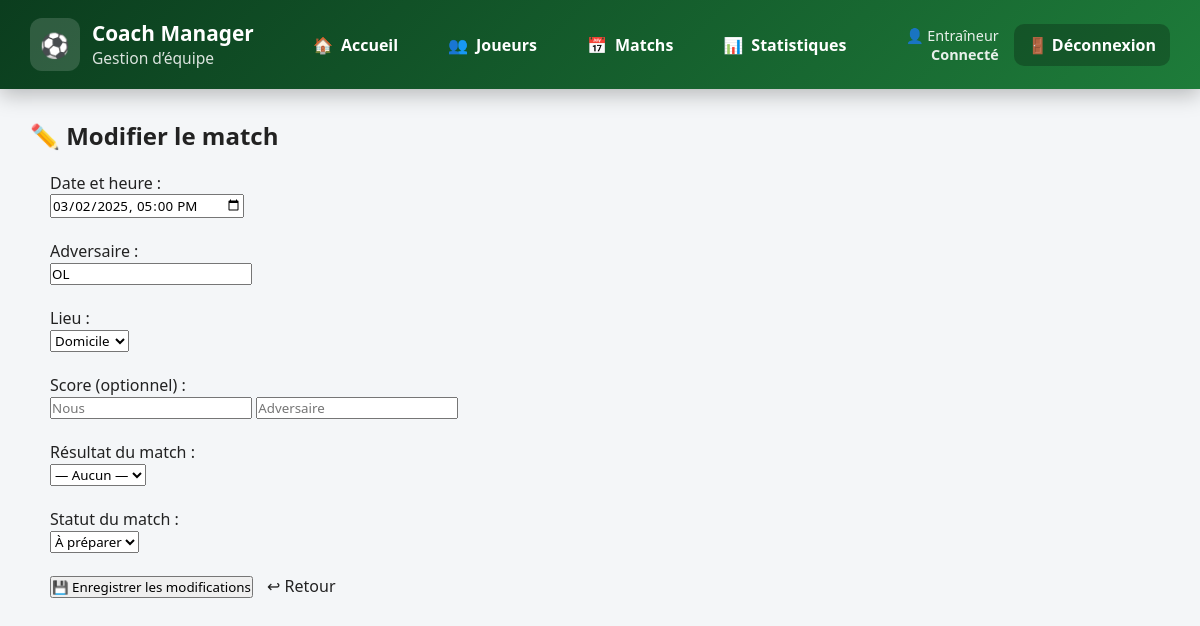
The app's page /matchs/modifier_match.php?id_match=6 (signed in) with its own data.
### tables this page shows
CREATE TABLE matchs (
    id_match INT AUTO_INCREMENT PRIMARY KEY,
    date_heure DATETIME NOT NULL,
    adversaire VARCHAR(100) NOT NULL,
    lieu ENUM('DOMICILE','EXTERIEUR') NOT NULL,
    score_equipe INT,
    score_adverse INT,
    resultat ENUM('VICTOIRE','DEFAITE','NUL'),
    etat ENUM('A_PREPARER','PREPARE','JOUE') DEFAULT 'A_PREPARER'
);

### bdd/db_match.php (called while the page is built, shortened)
<?php
function getMatchById(PDO $db, int $id) {
    $stmt = $db->prepare("SELECT * FROM matchs WHERE id_match = ?");
    $stmt->execute([$id]);
    return $stmt->fetch();
}
?>

### matchs/modifier_match.php (the view, shortened to what this page needs)
<?php
require_once "../bdd/db_match.php";
$id_match = intval($_GET["id_match"]);
$match = getMatchById($gestion_sportive, $id_match);
include "../includes/header.php";
?>
<h2>✏️ Modifier le match</h2>
<form method="POST" action="save_modifier_match.php" class="card" style="padding:20px;">
    <label>Date et heure :</label><br>
    <input type="datetime-local" name="date_heure"
           value="<?= date('Y-m-d\TH:i', strtotime($match["date_heure"])) ?>"
           required>
    <br><br>
    <label>Adversaire :</label><br>
    <input type="text" name="adversaire" value="<?= htmlspecialchars($match["adversaire"]) ?>" required>
    <br><br>
    <label>Lieu :</label><br>
    <select name="lieu" required>
        <option value="DOMICILE" <?= $match["lieu"] === "DOMICILE" ? "selected" : "" ?>>Domicile</option>
    </select>
    <br><br>
    <label>Score (optionnel) :</label><br>
    <input type="number" name="score_equipe" placeholder="Nous"
           value="<?= htmlspecialchars($match["score_equipe"]) ?>">
    <input type="number" name="score_adverse" placeholder="Adversaire"
           value="<?= htmlspecialchars($match["score_adverse"]) ?>">
    <br><br>
    <label>Résultat du match :</label><br>
    <select name="resultat">
        <option value="">— Aucun —</option>
    </select>
    <br><br>
    <label>Statut du match :</label><br>
    <select name="etat" required>
        <option value="A_PREPARER" <?= $match["etat"] === "A_PREPARER" ? "selected" : "" ?>>À préparer</option>
    </select>
    <br><br>
    <button type="submit" class="btn-primary">💾 Enregistrer les modifications</button>
    <a href="liste_matchs.php" class="btn-secondary" style="margin-left:10px;">↩ Retour</a>
</form>
<?php include "../includes/footer.php"; ?>

### includes/header.php (style rules this page uses)
* { box-sizing: border-box; margin: 0; padding: 0; font-family: "Segoe UI", Roboto, Arial, sans-serif; }
body { background-color: #f4f6f8; color: #222; }
a { text-decoration: none; color: inherit; }

### records on screen
matchs: date_heure "03/02/2025 17:00", adversaire "OL", lieu "Domicile", etat "À préparer"
